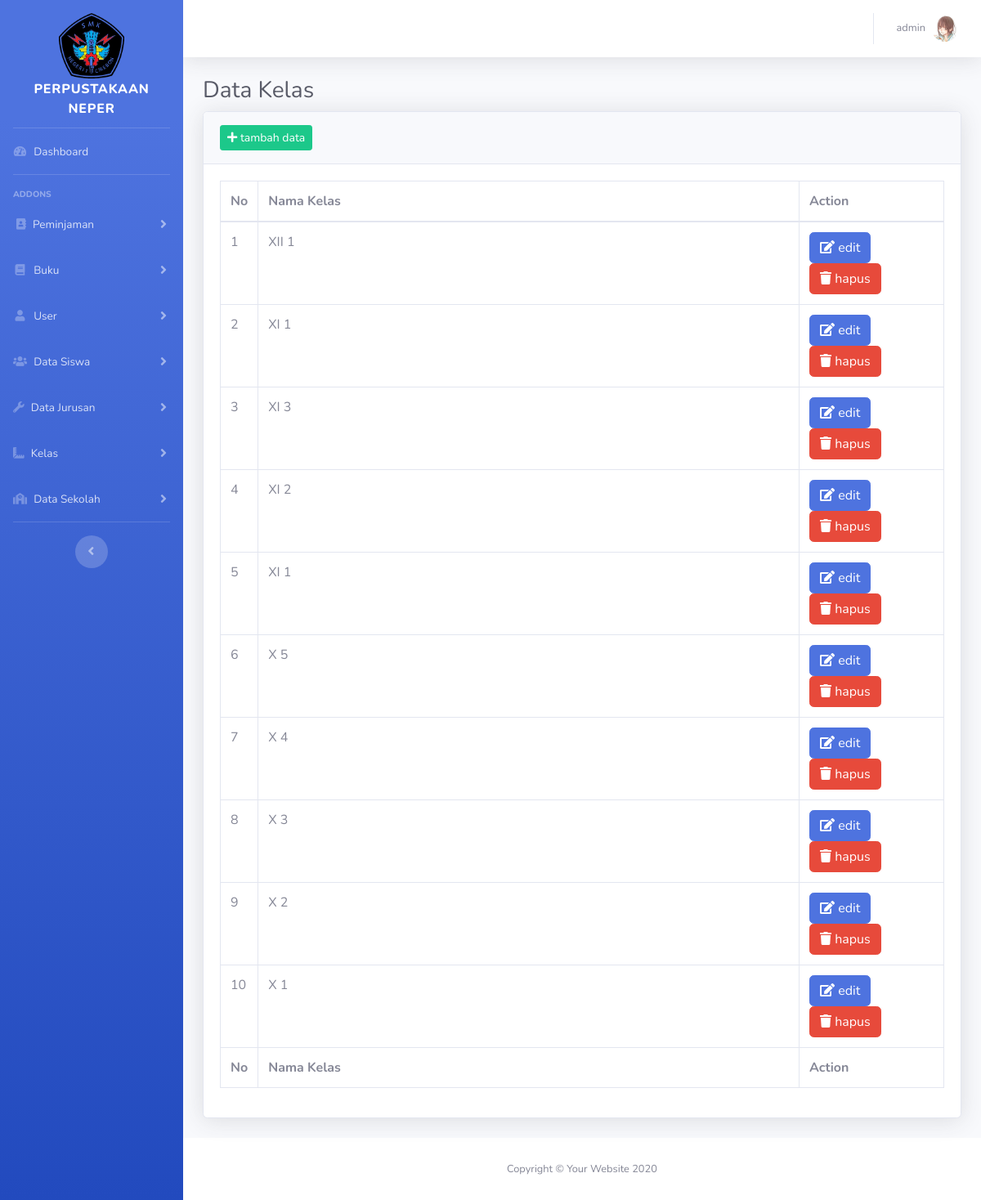
The page /view/kelas/index.php (signed in) on the database its author committed.
### tables this page shows
CREATE TABLE `kelas` (
  `id_kelas` int NOT NULL,
  `nama_kelas` varchar(50) NOT NULL,
  `tingkat` enum('X','XI','XII') NOT NULL
);

### view/kelas/index.php (the view, shortened to what this page needs)
<?php
include '../../layout/header.php';
include '../../koneksi.php';
?>
<div class="container-fluid">
<h1 class="h3 mb-2 text-gray-800">Data Kelas</h1>
<div class="card shadow mb-4">
    <div class="card-header py-3">
        <a href="<?= BASE_URL ?>/view/kelas/insert.php" class="btn btn-sm btn-success"><i class="fas fa-plus"></i> tambah data</a>
    </div>
    <div class="card-body">
        <div class="table-responsive">
            <table class="table table-bordered tabelData" id="example1" width="100%" cellspacing="0">
                <thead>
                    <tr>
                        <th style="width:1%;" class="text-center">No</th>
                        <th>Nama Kelas</th>
                        <th style="width:20%">Action</th>
                    </tr>
                </thead>
                <tfoot>
                    <tr>
                        <th style="width:1%;">No</th>
                        <th>Nama Kelas</th>
                        <th style="width:20%">Action</th>
                    </tr>
                </tfoot>
                <tbody>
                    <?php
                    $query = "SELECT * FROM kelas order by id_kelas DESC";
                    $sql = mysqli_query($koneksi, $query);
                    $no = 1;
                    while($row = mysqli_fetch_array($sql)){
                     ?>
                      <tr>
                        <td><?= $no ++ ?></td>
                        <td><?= $row['tingkat']?> <?= $row['nama_kelas'] ?></td>
                        <td>
                            <a href="#" data-toggle="modal" onclick="showModalUpdate('<?= addslashes($row['nama_kelas']) ?>', '<?= addslashes($row['tingkat']) ?>', <?= $row['id_kelas'] ?>)" class="btn btn-primary"><i class="fas fa-edit"></i> edit</a>
                            <a href="#"  class="btn btn-danger hapus-btn" data-idhapus = "<?= $row['id_kelas'] ?>"><i class="fas fa-trash"></i> hapus</a>
                        </td>
                    </tr>
                    <?php } ?>
                </tbody>
            </table>
        </div>
    </div>
</div>
</div>
<?php
include '../../layout/footer.php';
 ?>

### rows shown on the page
kelas: tingkat "XII", nama_kelas "1"
kelas: tingkat "XI", nama_kelas "1"
kelas: tingkat "XI", nama_kelas "3"
kelas: tingkat "XI", nama_kelas "2"
kelas: tingkat "XI", nama_kelas "1"
kelas: tingkat "X", nama_kelas "5"
kelas: tingkat "X", nama_kelas "4"
kelas: tingkat "X", nama_kelas "3"
kelas: tingkat "X", nama_kelas "2"
kelas: tingkat "X", nama_kelas "1"

### other values the page prints
$_SESSION['username'] "admin"
